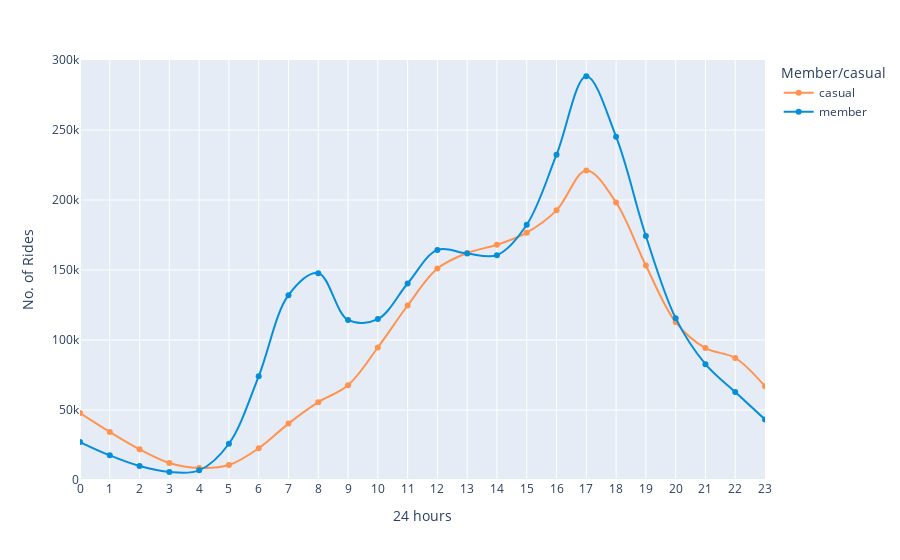

The notebook cell saved with this chart:
### Code cell
figure_4 = df.groupby(['hour', 'member_casual'], 
                      as_index=False).count()

figure_4a = px.line(figure_4, x = 'hour', y = 'ride_id', 
                    range_x = [0,23], 
                    range_y = [0,300000], 
                   color = 'member_casual', 
                   line_shape = 'spline', 
                   markers = True, 
                   labels = {'ride_id' : 'No. of Rides', 
                             'hour' : '24 hours', 
                             'member_casual' : 'Member/casual'}, 
                   hover_name = 'member_casual', 
                   hover_data = {'member_casual' : False,
                                 'month' : False, 
                                 'ride_id' : True},
                   color_discrete_map = {
                       'casual' : '#FF934F', 
                       'member' : '#058ED9'
                   })

figure_4a.update_xaxes(dtick=1)
figure_4a.show()

### Figure 1 — Plotly figure (JSON) as saved in the notebook; plotly's stock layout.template omitted (floating-point values rounded to 4 significant figures)
{"data": [{"customdata": [["casual", 47827], ["casual", 34357], ["casual", 21917], ["casual", 12154], ["casual", 8646], ["casual", 10705], ["casual", 22642], ["casual", 40284], ["casual", 55570], ["casual", 67683], ["casual", 94645], ["casual", 124632], ["casual", 151021], ["casual", 162151], ["casual", 168013], ["casual", 176694], ["casual", 192608], ["casual", 221084], ["casual", 198252], ["casual", 153242], ["casual", 112847], ["casual", 94234], ["casual", 87153], ["casual", 66894]], "hovertemplate": "<b>%{hovertext}</b><br><br>24 hours=%{x}<br>No. of Rides=%{y}<extra></extra>", "hovertext": ["casual", "casual", "casual", "casual", "casual", "casual", "casual", "casual", "casual", "casual", "casual", "casual", "casual", "casual", "casual", "casual", "casual", "casual", "casual", "casual", "casual", "casual", "casual", "casual"], "legendgroup": "casual", "line": {"color": "#FF934F", "dash": "solid", "shape": "spline"}, "marker": {"symbol": "circle"}, "mode": "lines+markers", "name": "casual", "orientation": "v", "showlegend": true, "type": "scatter", "x": [0, 1, 2, 3, 4, 5, 6, 7, 8, 9, 10, 11, 12, 13, 14, 15, 16, 17, 18, 19, 20, 21, 22, 23], "xaxis": "x", "y": [47827, 34357, 21917, 12154, 8646, 10705, 22642, 40284, 55570, 67683, 94645, 124632, 151021, 162151, 168013, 176694, 192608, 221084, 198252, 153242, 112847, 94234, 87153, 66894], "yaxis": "y"}, {"customdata": [["member", 27119], ["member", 17594], ["member", 10024], ["member", 5740], ["member", 6904], ["member", 25904], ["member", 74074], ["member", 131985], ["member", 147646], ["member", 114296], ["member", 114944], ["member", 140341], ["member", 164354], ["member", 161708], ["member", 160614], ["member", 182284], ["member", 232365], ["member", 288402], ["member", 245191], ["member", 174298], ["member", 115596], ["member", 82733], ["member", 62817], ["member", 43228]], "hovertemplate": "<b>%{hovertext}</b><br><br>24 hours=%{x}<br>No. of Rides=%{y}<extra></extra>", "hovertext": ["member", "member", "member", "member", "member", "member", "member", "member", "member", "member", "member", "member", "member", "member", "member", "member", "member", "member", "member", "member", "member", "member", "member", "member"], "legendgroup": "member", "line": {"color": "#058ED9", "dash": "solid", "shape": "spline"}, "marker": {"symbol": "circle"}, "mode": "lines+markers", "name": "member", "orientation": "v", "showlegend": true, "type": "scatter", "x": [0, 1, 2, 3, 4, 5, 6, 7, 8, 9, 10, 11, 12, 13, 14, 15, 16, 17, 18, 19, 20, 21, 22, 23], "xaxis": "x", "y": [27119, 17594, 10024, 5740, 6904, 25904, 74074, 131985, 147646, 114296, 114944, 140341, 164354, 161708, 160614, 182284, 232365, 288402, 245191, 174298, 115596, 82733, 62817, 43228], "yaxis": "y"}], "layout": {"legend": {"title": {"text": "Member/casual"}, "tracegroupgap": 0}, "margin": {"t": 60}, "xaxis": {"anchor": "y", "domain": [0, 1], "dtick": 1, "range": [0, 23], "title": {"text": "24 hours"}}, "yaxis": {"anchor": "x", "domain": [0, 1], "range": [0, 300000], "title": {"text": "No. of Rides"}}}}
